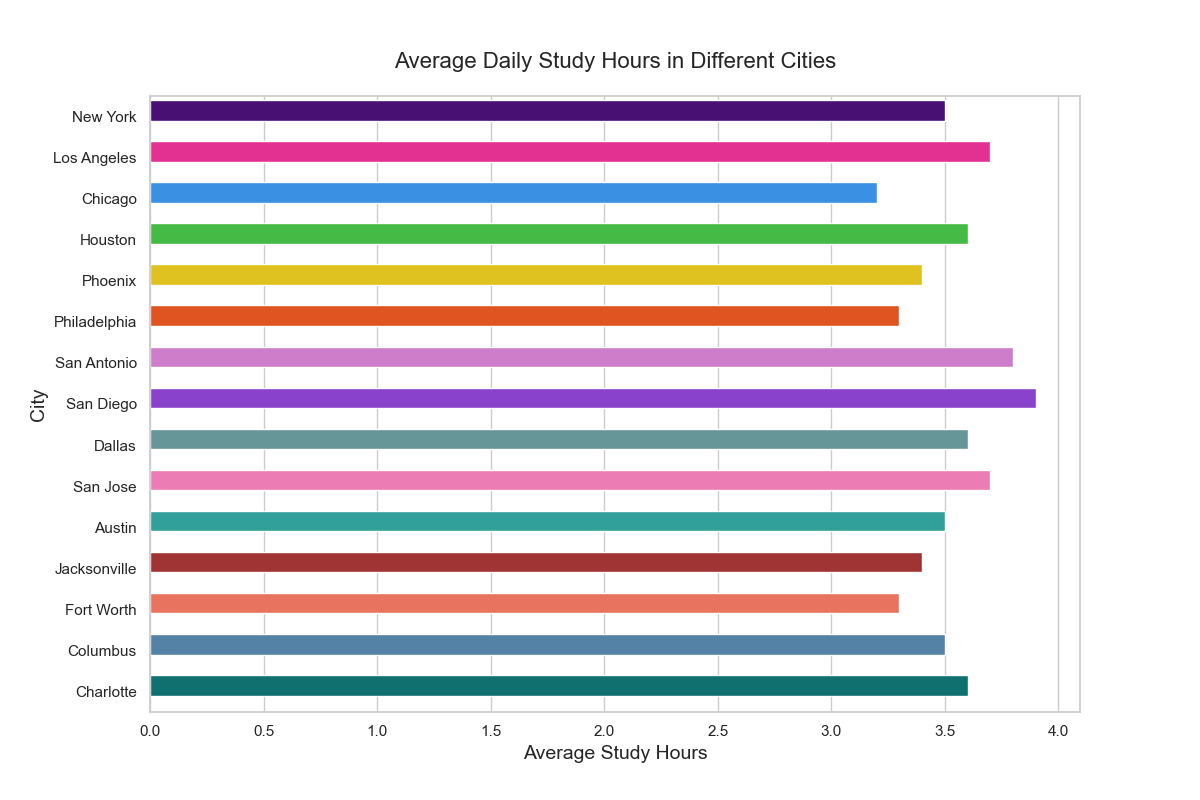

This chart was generated by the following Python code:

import seaborn as sns
import pandas as pd
import matplotlib.pyplot as plt

data = {
    'city': ['New York', 'Los Angeles', 'Chicago', 'Houston', 'Phoenix', 'Philadelphia',
             'San Antonio', 'San Diego', 'Dallas', 'San Jose', 'Austin', 'Jacksonville',
             'Fort Worth', 'Columbus', 'Charlotte'],
    'average_study_hours': [3.5, 3.7, 3.2, 3.6, 3.4, 3.3, 3.8, 3.9, 3.6, 3.7, 3.5, 3.4, 3.3, 3.5, 3.6]
}

df = pd.DataFrame(data)

plt.figure(figsize=(12, 8))
barplot = sns.barplot(
    x='average_study_hours',
    y='city',
    data=df,
    palette=['#4B0082', '#FF1493', '#1E90FF', '#32CD32', '#FFD700', '#FF4500', '#DA70D6', '#8A2BE2', '#5F9EA0',
             '#FF69B4', '#20B2AA', '#B22222', '#FF6347', '#4682B4', '#008080'],
    orient='h'
)

for bar in barplot.patches:
    bar.set_height(0.5)

plt.title('Average Daily Study Hours in Different Cities', fontsize=16, pad=20)
plt.xlabel('Average Study Hours', fontsize=14)
plt.ylabel('City', fontsize=14)

plt.show()
